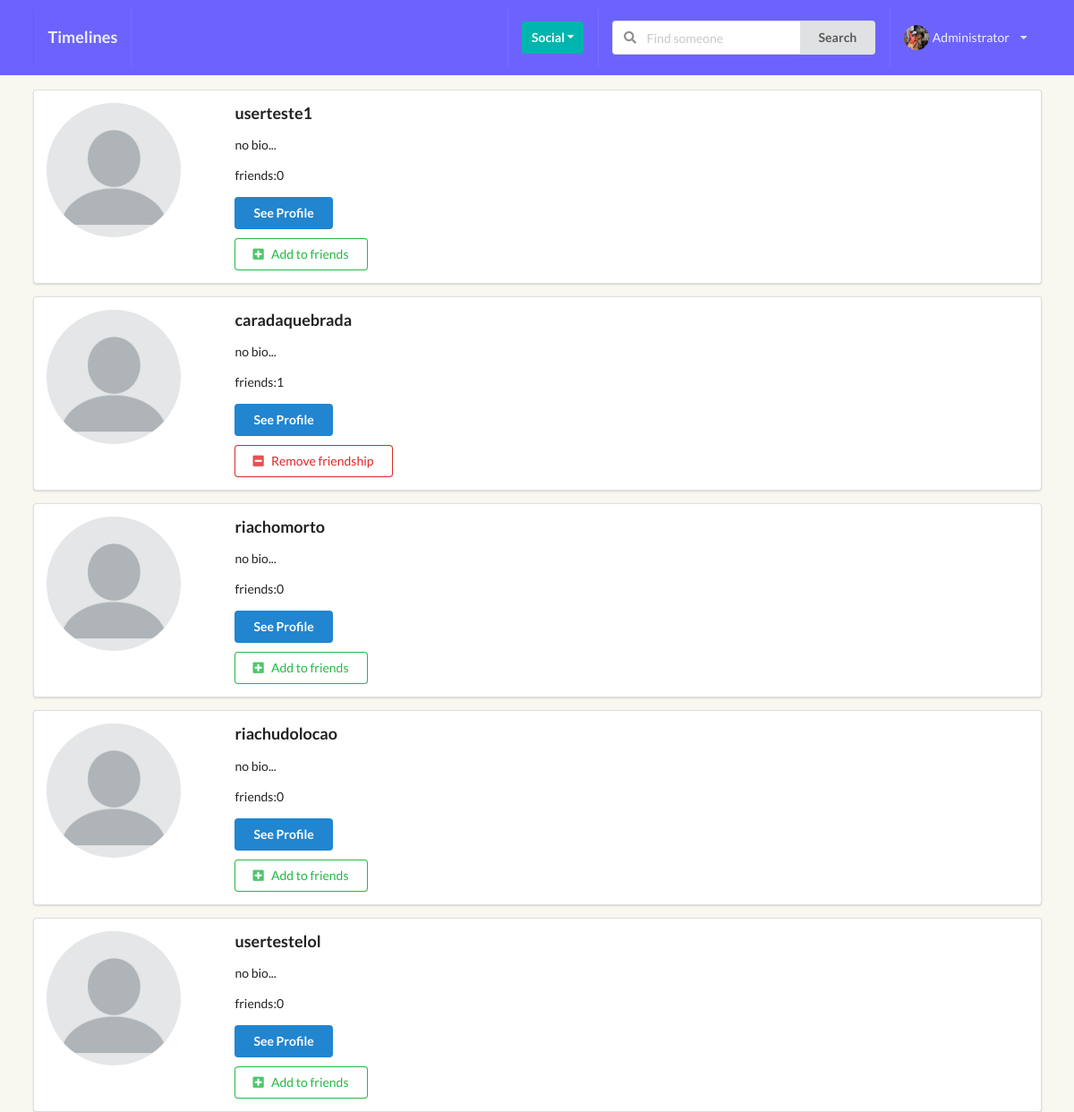
Before: /profiles/ (signed in) with the older database file.
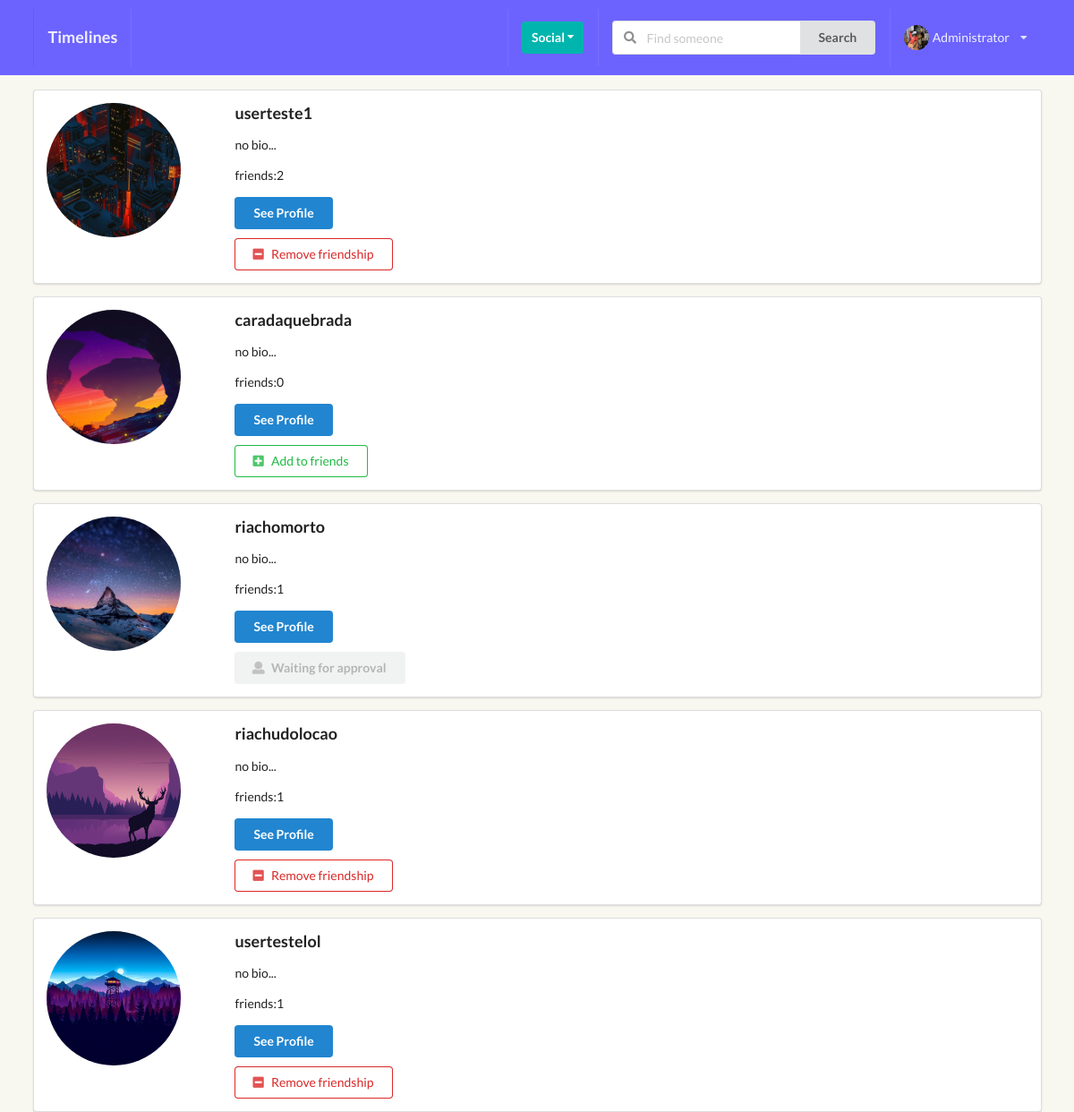
After: the same page with the newer database file.
### perfil/models.py (models this page shows, shortened)
class Profile(models.Model):
    first_name = models.CharField(max_length=200, blank=True)
    last_name = models.CharField(max_length=200, blank=True)
    username = models.OneToOneField(User, on_delete=models.CASCADE)
    bio = models.TextField(default="no bio...", max_length=300)
    email = models.EmailField(max_length=200, blank=True)
    country = models.CharField(max_length=200, blank=True)
    avatar = models.ImageField(default='avatar.png', upload_to='avatars/')
    friends = models.ManyToManyField(User, blank=True, related_name='friends')
    slug = models.SlugField(unique=True, blank=True)
    updated = models.DateTimeField(auto_now=True)
    created = models.DateTimeField(auto_now_add=True)
    objects = ProfileManager()
    def get_absolute_url(self):
        return reverse("perfil:profile_detail_view", kwargs={"slug": self.slug})
    def get_friends_no(self):
        return self.friends.count()
    __initial_first_name = None
    __initial_last_name = None
    def __init__(self, *args, **kwargs):
        super().__init__(*args, **kwargs)
        self.__initial_first_name = self.first_name
        self.__initial_last_name = self.last_name

### perfil/views.py (the view, shortened to what this page needs)
# urls.py: path('', ProfileListView.as_view(), name="all-profiles-view"),
class ProfileListView(LoginRequiredMixin, ListView):
    model = Profile
    template_name = 'perfil/profiles_list.html'
    def get_queryset(self):
        qs = Profile.objects.get_all_profiles(self.request.user)
        return qs
    def get_context_data(self, **kwargs):
        context = super().get_context_data(**kwargs)
        user = User.objects.get(username__iexact=self.request.user)
        profile = Profile.objects.get(username=user)
        rel_r = Relationship.objects.filter(sender=profile)
        rel_s = Relationship.objects.filter(receiver=profile)
        rel_receiver = []
        rel_sender = []
        for item in rel_r:
            rel_receiver.append(item.receiver.username)
        for item in rel_s:
            rel_sender.append(item.sender.username)
        context["rel_receiver"] = rel_receiver
        context["rel_sender"] = rel_sender
        context['is_empty'] = False
        if len(self.get_queryset()) == 0:
            context['is_empty'] = True
        return context

### perfil/context_processors.py (called while the page is built)
def profile_pic(request):
    if request.user.is_authenticated:
        profile_obj = Profile.objects.get(username=request.user)
        pic = profile_obj.avatar
        return {'picture':pic}
    return {}

def invitations_received_no(request):
    if request.user.is_authenticated:
        profile_obj = Profile.objects.get(username=request.user)
        qs_count = Relationship.objects.invitations_received(profile_obj).count()
        return {'invites_num':qs_count}
    return {}

### perfil/models.py (called while the page is built)
    def get_all_profiles(self, me):
        profiles = Profile.objects.all().exclude(username=me)
        return profiles

    def invitations_received(self, receiver):
        qs = Relationship.objects.filter(receiver=receiver, status='send')
        return qs

### perfil/templates/perfil/profiles_list.html (shortened to what this page needs)
{% extends 'base.html' %} {% block title %} All Profiles {% endblock title %} {% block content %}
{% for obj in object_list %}
<div class="ui segment">
    <div class="ui grid">
        <div class="row">
            <div class="three wide column">
                <img class="ui small circular image fullpc profile-pic" src={{obj.avatar.url}}>
            </div>
            <div class="thirteen wide column">
                <h3>{{obj.username}}</h3>
                <p>{{obj.bio}}</p>
                <p>friends:{{obj.get_friends_no}}</p>
                <a href={{ obj.get_absolute_url }}><button class="ui primary button">See Profile</button></a>
                <br> {% if obj.username not in rel_receiver and request.user not in rel_sender %}
                <form class="send_invite" action="{% url 'perfil:send_invite' %}" method="POST">
                    <button type="submit" class="mt-10 ui positive basic button"><i class="plus square icon"></i>Add to friends</button>
                </form>
                {% endif %} {% if obj.username in rel_receiver and request.user not in obj.friends.all %}
                <button class="mt-10 ui disabled button"><i class="user icon"></i>Waiting for approval</button> {% endif %} {% if request.user in obj.friends.all %}
                <form action="{% url 'perfil:remove_friend' %}" method="POST">
                    <button class="mt-10 ui negative basic button"><i class="minus square icon"></i>Remove friendship</button>
                </form>
                {% endif %}
            </div>
        </div>
    </div>
</div>
{% endfor %} {% endblock content %}

Changed rows visible on the page:
changed Profile "userteste1": avatar: picture added in place of a placeholder; get_friends_no "0" → "2"; text "Add to friends" → "Remove friendship"
changed Profile "caradaquebrada": avatar: picture added in place of a placeholder; get_friends_no "1" → "0"; text "Remove friendship" → "Add to friends"
changed Profile "riachomorto": avatar: picture added in place of a placeholder; get_friends_no "0" → "1"; text "Add to friends" → "Waiting for approval"
changed Profile "riachudolocao": avatar: picture added in place of a placeholder; get_friends_no "0" → "1"; text "Add to friends" → "Remove friendship"
changed Profile "usertestelol": avatar: picture added in place of a placeholder; get_friends_no "0" → "1"; text "Add to friends" → "Remove friendship"
